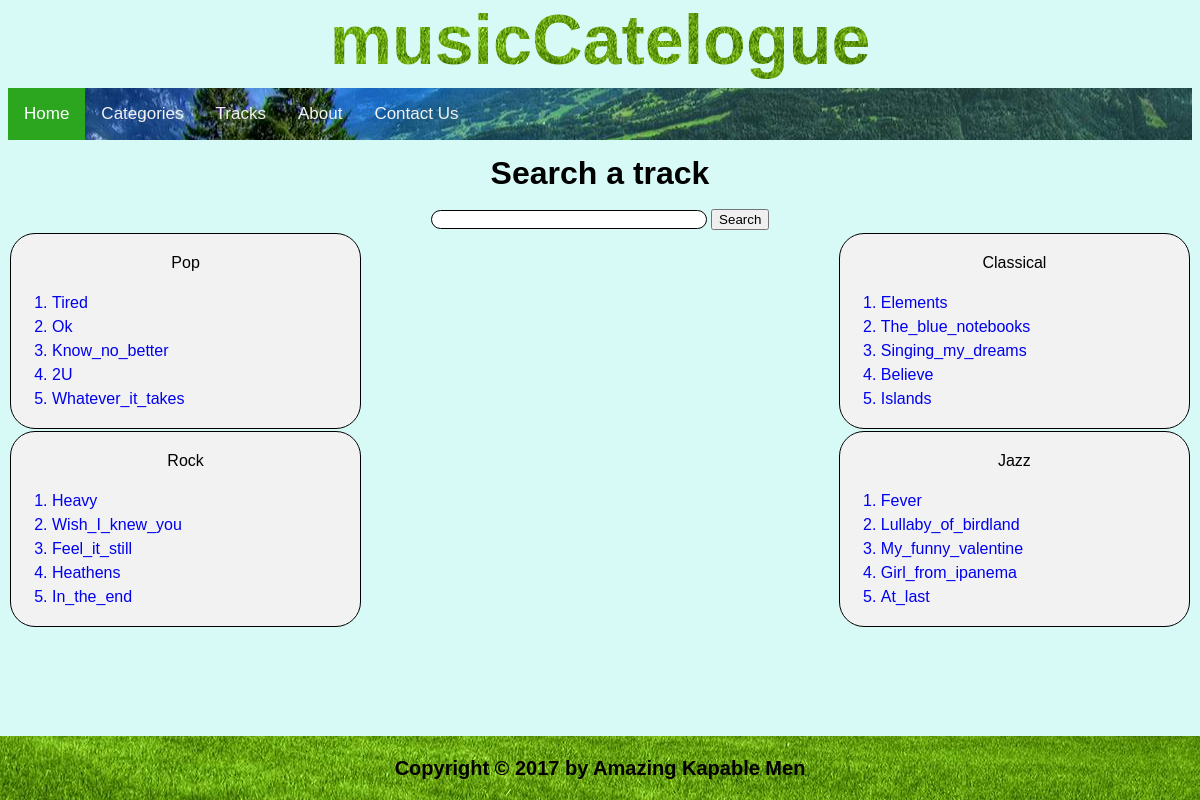
The page / on the database its author committed.
### tables this page shows
CREATE TABLE `track` (
  `track_id` int(11) unsigned NOT NULL AUTO_INCREMENT,
  `category_id` int(11) NOT NULL,
  `title` varchar(255) NOT NULL DEFAULT '',
  `body` blob DEFAULT NULL,
  `author` varchar(255) NOT NULL,
  `created_at` datetime DEFAULT NULL,
  `youtube_link` varchar(255) DEFAULT NULL,
  PRIMARY KEY (`track_id`)
);

### App/View/HomeView.php (called while the page is built, shortened)
<?php
class HomeView
{
    public function render($pageData){
        $headerTemp = new HeaderTemp();
        $header = $headerTemp->getHeader();
        $homeTemp = new HomeTemp();
        $home = $homeTemp->getHome($pageData);
        $footerTemp = new FooterTemp();
        $footer = $footerTemp->getFooter();
        return null;
    }
}

### App/Controller/Home.php (called while the page is built, shortened)
<?php
class Home
{
    public function getDisplay(){
        $model = new HomeModel();
        $pageData = $model->getPageData();
        $route = new HomeView();
        $display = $route->render($pageData);
        return $display;
    }
}

### index.php (called while the page is built, shortened)
<?php
$req = [
    'method' => $_SERVER['REQUEST_METHOD'],
    'uri' => $_SERVER['REQUEST_URI'],
    'search' => isset($_GET['search']) ? $_GET['search']: null,
    'track_id' =>  isset($_GET['track_id']) ? $_GET['track_id']: null,
    'name' => isset($_POST['name']) ? $_POST['name']: null,
    'surname' => isset($_POST['surname']) ? $_POST['surname']: null,
    'email' =>  isset($_POST['email']) ? $_POST['email']: null,
    'phone' =>  isset($_POST['phone']) ? $_POST['phone']: null,
    'country' =>  isset($_POST['country']) ? $_POST['country']: null,
    'message' => isset($_POST['message']) ? $_POST['message']: null,
    'author' => isset($_POST['author']) ? $_POST['author']: null,
    'body' => isset($_POST['body']) ? $_POST['body']: null,
    'comment' => isset($_POST['comment']) ? $_POST['comment']: null,
    'author' => isset($_POST['author']) ? $_POST['author']: null,
    'track_idCom' => isset($_POST['track_idCom']) ? $_POST['track_idCom']: null,
];
$router = new Router();
$response = $router->getHandled($req);

### App/Repository/DatabaseConnection.php (called while the page is built, shortened)
<?php
class DatabaseConnection
{
    public function __construct()
    {
        $servername = "localhost";
        $username = "root";
        $password = "";
        $dbname = "bootcamp";
        $this->conn = mysqli_connect($servername, $username, $password, $dbname);
    }
}

### App/Repository/TracksList.php (called while the page is built, shortened)
<?php
class TracksList extends DatabaseConnection
{
    public function getListOfTracks($type){
        switch ($type){
            case 'catD1':
                $sql = "SELECT * FROM track WHERE category_id = 1 ORDER BY created_at DESC";
                break;
            case 'catD2':
                $sql = "SELECT * FROM track WHERE category_id = 2 ORDER BY created_at DESC";
                break;
            case 'catD3':
                $sql = "SELECT * FROM track WHERE category_id = 3 ORDER BY created_at DESC";
                break;
            case 'catD4':
                $sql = "SELECT * FROM track WHERE category_id = 4 ORDER BY created_at DESC";
                break;
        }
        $result = mysqli_query($this->conn, $sql);
        $listOfTracks = [];
        if (mysqli_num_rows($result) > 0) {
            while($row = mysqli_fetch_assoc($result)) {
                $listOfTracks[] = array(
                    'track_id' => $row["track_id"],
                    'title' => $row["title"],
                    'author' => $row["author"],
                    'body' => $row["body"],
                    'date' => $row["created_at"],
                    'youtube_link' => $row["youtube_link"],
                );
            }
            return $listOfTracks;
        } else {
            echo "0 results";
            return $listOfTracks;
        }
    }
}

### App/Model/HomeModel.php (called while the page is built, shortened)
<?php
class HomeModel
{
    public function getPageData(){
        $tracks = new TracksList();
        $list1 = $tracks->getListOfTracks('catD1');
        $list2 = $tracks->getListOfTracks('catD2');
        $list3 = $tracks->getListOfTracks('catD3');
        $list4 = $tracks->getListOfTracks('catD4');
        $pageData = [
            $list1,
            $list2,
            $list3,
            $list4
        ];
        return $pageData;
    }
}

### App/View/Templates/HomeTemp.php (the view, shortened to what this page needs)
<?php
class HomeTemp
{
    public function getHome($pageData) {
        echo '
<div align="center" style="overflow-y: scroll; height:500px;">
<div class="search">
    <h1>Search a track</h1>
    <div>
        <form action="">
            <input type="text" name="search" class="td2">
            <input type="submit" value="Search">
        </form>
    </div>
</div>
<div>
    <table width = 30% align ="left" border="1" bordercolor="#4CAF50">
        <tr>
            <td class="td"><p>Pop</p>
                <ol>';
                    for($i=0; $i<5; $i++){
                        echo '<a href="?track_id='.(isset($pageData[0][$i]['track_id']) ? $pageData[0][$i]['track_id'] : null ).'"><li>';
                        echo (isset($pageData[0][$i]['title']) ? $pageData[0][$i]['title'] : null );
                        echo '</li></a>';
                    }
                echo '</ol>
            </td>
        </tr>
        <tr>
            <td class="td"><p>Rock</p>
                <ol>';
                    for($i=0; $i<5; $i++){
                        echo '<a href="?track_id='.(isset($pageData[1][$i]['track_id']) ? $pageData[1][$i]['track_id'] : null ).'"><li>';
                        echo (isset($pageData[1][$i]['title']) ? $pageData[1][$i]['title'] : null );
                        echo '</li></a>';
                    }
                echo '</ol>
            </td>
        </tr>
    </table>
</div>
<div>
    <table width = 30% align ="right" border="1" bordercolor="#4CAF50">
        <tr>
            <td class="td"><p>Classical</p>
                <ol>';
                    for($i=0; $i<5; $i++){
                        echo '<a href="?track_id='.(isset($pageData[2][$i]['track_id']) ? $pageData[2][$i]['track_id'] : null ).'"><li>';
                        echo (isset($pageData[2][$i]['title']) ? $pageData[2][$i]['title'] : null );
                        echo '</li></a>';
                    }
                echo '</ol>
            </td>
        </tr>
        <tr>
            <td class="td"><p>Jazz</p>
                <ol>';
                    for($i=0; $i<5; $i++){
                        echo '<a href="?track_id='.(isset($pageData[3][$i]['track_id']) ? $pageData[3][$i]['track_id'] : null ).'"><li>';
                        echo (isset($pageData[3][$i]['title']) ? $pageData[3][$i]['title'] : null );
                        echo '</li></a>';
                    }
                echo '</ol>
            </td>
        </tr>
    </table>
</div>
</div>
        ';
    }
}

### App/Controller/Router.php (shortened to what this page needs)
<?php
class Router
{
    public function getHandled(array $req)
    {
        $method = $req['method'];
        $uri = $req['uri'];
        $player_id = $req['track_id'];
        if ($player_id != null) {
            $selectPage = new Router();
            $handled = $selectPage->selectPage('/player', $player_id);
            return $handled;
        } elseif ($method === 'GET' && $uri != '' || $method === 'POST') {
            $selectPage = new Router();
            $handled = $selectPage->selectPage($uri);
            return $handled;
        } elseif ($method == '' && $uri == '') {
            $selectPage = new Router();
            $handled = $selectPage->selectPage($uri);
            return $handled;
        } else {
            echo 'Navigation Error';
        }
    }
    private function selectPage($uri)
    {
        $uri = rawurldecode($uri);
        switch ($uri) {
            case '/':
                $page = new Home();
                $selectedPage = $page->getDisplay();
                break;
        }
        return $selectedPage;
    }
}

### App/View/Templates/HeaderTemp.php (shortened to what this page needs)
<?php
class HeaderTemp
{
    public function getHeader()
    {
        echo '
<!DOCTYPE html>
<html>
<head>
</head>
<div class="knockout">
    <a href="home">musicCatelogue</a>
</div>
<div class="topnav" id="myTopnav">
    <a class="blog-nav-item active" href="home">Home</a>
    <a class="blog-nav-item" href="categories">Categories</a>
    <a class="blog-nav-item" href="tracks">Tracks</a>
    <a class="blog-nav-item" href="about">About</a>
    <a class="blog-nav-item" href="contact">Contact Us</a>
</div>
<body>
        ';
    }
}

### App/View/Templates/FooterTemp.php (shortened to what this page needs)
<?php
class FooterTemp
{
    public function getFooter() {
        echo '
<footer>
    <p>Copyright &copy 2017 by Amazing Kapable Men</p></p>
</footer>
</body>
</html>
        ';
    }
}

### App/View/Templates/HeaderTemp.php (style rules this page uses)
.knockout { background: url(http://localhost:8080/App/View/templates/logo.jpg) -80px -900px; color: red; -webkit-text-fill-color: transparent; -webkit-background-clip: text; font-weight: bold; font-size: 70px; font-family: arial, helvetica; padding-top: 20px; width: auto; height: 60px; text-align: center; }
.topnav { background: url(http://localhost:8080/App/View/templates/logo.jpg) -80px -500px; overflow: hidden; }
.topnav a { float: left; display: block; color: #f2f2f2; text-align: center; padding: 14px 16px; text-decoration: none; font-size: 17px; }
.topnav a.active { background-color: #2ca51f; color: white; }
body { background: #D8FAF6; color: black; font-family: Arial, Helvetica, sans-serif; line-height: 150%; }
p { text-align: center; }
table { border: 0px; }
.td { border: 1px solid; border-radius: 25px; background-color: #f2f2f2; }
.td2 { border: 1px solid; border-radius: 25px; background-color: white; width: 270px; }
footer { background: url(/App/View/templates/logo.jpg) -80px -900px; position: absolute; right: 0; bottom: 0; left: 0; padding: 0px; background-color: #4CAF50; text-align: center; font-weight: bold; font-size: 20px; color: black; }
.search { position: flex; align-content: center; text-align: center; }
a:link { text-decoration: none; }

### rows shown on the page
track: title "Tired"
track: title "Ok"
track: title "Know_no_better"
track: title "2U"
track: title "Whatever_it_takes"
track: title "Heavy"
track: title "Wish_I_knew_you"
track: title "Feel_it_still"
track: title "Heathens"
track: title "In_the_end"
track: title "Elements"
track: title "The_blue_notebooks"
track: title "Singing_my_dreams"
track: title "Believe"
track: title "Islands"
track: title "Fever"
track: title "Lullaby_of_birdland"
track: title "My_funny_valentine"
track: title "Girl_from_ipanema"
track: title "At_last"
